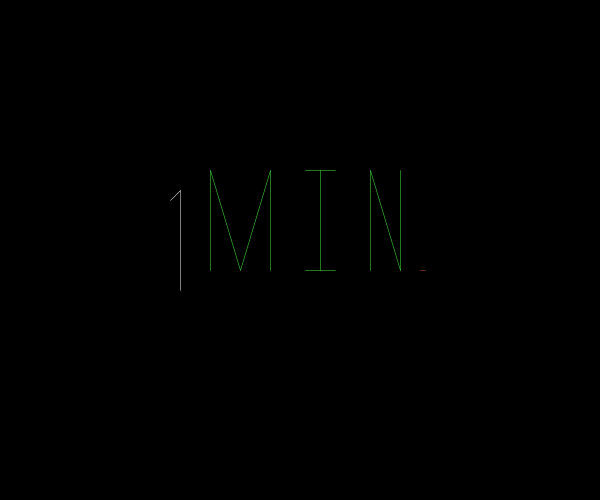
Frame 1 (no input)
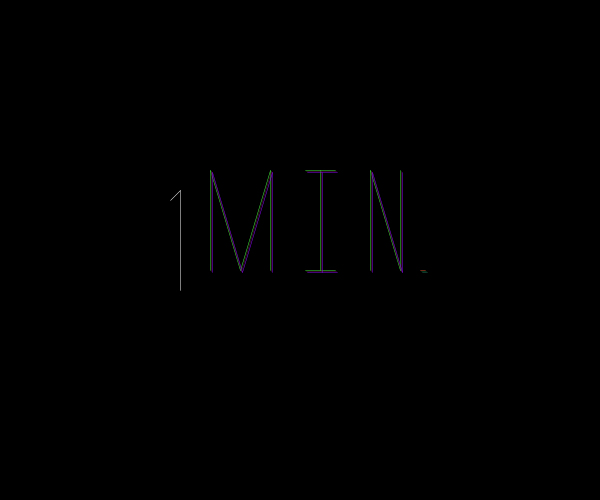
Frame 60 (the mouse pressed at the canvas centre just before this capture)
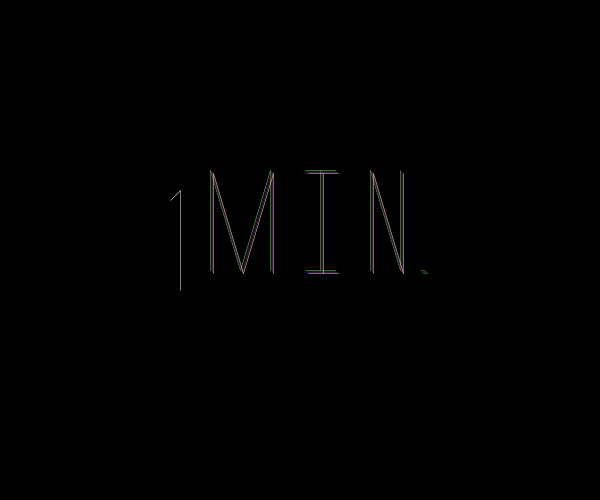
Frame 120 (the mouse held since frame 60 and released just before this capture)

The Processing sketch that drew these frames (run headless with seeded random() and noise(); from frame 60 on, the mouse is pressed at the canvas centre):

// Processing sketch: processing_115043
// ── processing_115043.pde

int s;
int lastSecond;
int m;
int lastMinute;
int num = 50;
//int[] x = new int[num];
//int[] y = new int[num];


void setup() {
  size(600, 500);
  background(0, 0, 0);
  smooth();
}

void draw() {


  s = second();
  m = minute();
  float r = random(600);
  strokeWeight(.5);
  stroke(random(255), random(255), random(255));
  noFill();



  for (int i = 0; i < num; i++) {
    if (s !=lastSecond) {
      //"M"
      line(190+s, 150+s, 190+s, 250+s);
      line(190+s, 150+s, 220+s, 250+s);
      line(220+s, 250+s, 250+s, 150+s);
      line(250+s, 150+s, 250+s, 250+s);
      //"I"
      line(300+s, 150+s, 300+s, 250+s);
      line(285+s, 150+s, 315+s, 150+s);
      line(285+s, 250+s, 315+s, 250+s);
      //"N"
      line(350+s, 150+s, 350+s, 250+s);
      line(350+s, 150+s, 380+s, 250+s);
      line(380+s, 250+s, 380+s, 150+s);
      //"."

      stroke(random(255), random(255), random(100)) ;
      line(400+s, 250+s, 405+s, 250+s);
      lastSecond=s;
    }


    if (m != lastMinute) {
      //"time"
      stroke(10+r, 200+r, 200+r);
      line(140+m, 150+m, 140+m, 250+m);
      line(130+m, 160+m, 140+m, 150+m);
      lastMinute =m;
    }

    // line(150+s, 150+s, 200+s, 150+s);
    //line(300, 300, 360+s, 330+s);
    //line(300, 300, 100+s, 500+s);
    //line(300, 300, 500+s, 200+s);

    //  if (s > 10) {
    //  line(100+s, 300+s, 70 + s, 300+s);
    //   line(500+s, 200+s, 520+s, 150+s); 
    //   line(300+s, 420+s, 250+s, 500+s);
    //   lastSecond = s;
    //  if (s > 20) {
    ////     line(70+s, 300+s, 80+s, 400+s);
    //   line(250+s, 500+s, 300+s, 280+s);
    //    line(100+s, 600+s, 180+s, 320+s);
    //  line(520+s, 150+s, 400+s, 120+s);
    // if (m != lastMinute - 1){
    //line(70 + m,  300 + m , 30 +m, 150 + m);
    //if (s> 30) {
    //   line(80+s, 400+s, 100+s, 400+s);
    //   line(300+s, 280+s, 380+s, 100+s);
    // line(180+s, 320+s, 300+s, 180+s);
    //   line(400+s, 120+s, 500+s, 50+s);



    //if (m != lastMinute) {
    //  curve(100+s+r, 100+r+s, 0,0 , 15+s+r, 70 +s+r, s, s);
    // lastMinute = m;
    //   }

    println("tick"+s);
    //    }
    //    }
    //    }
    //    }
  }
}
